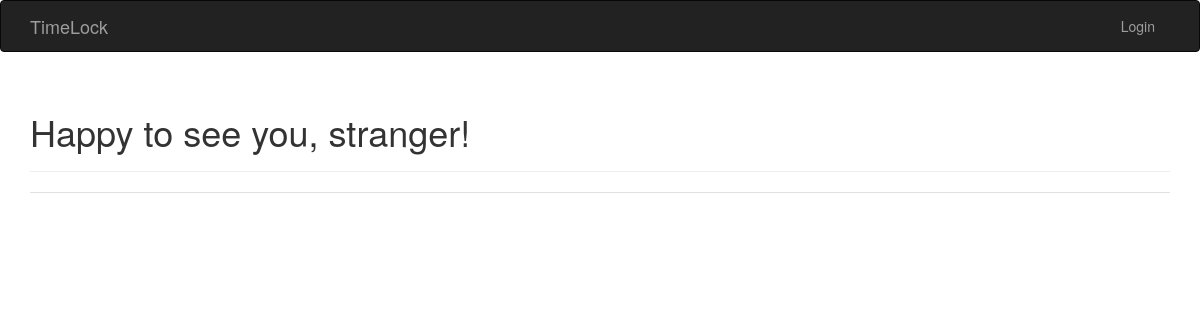
The app's page /, older data.
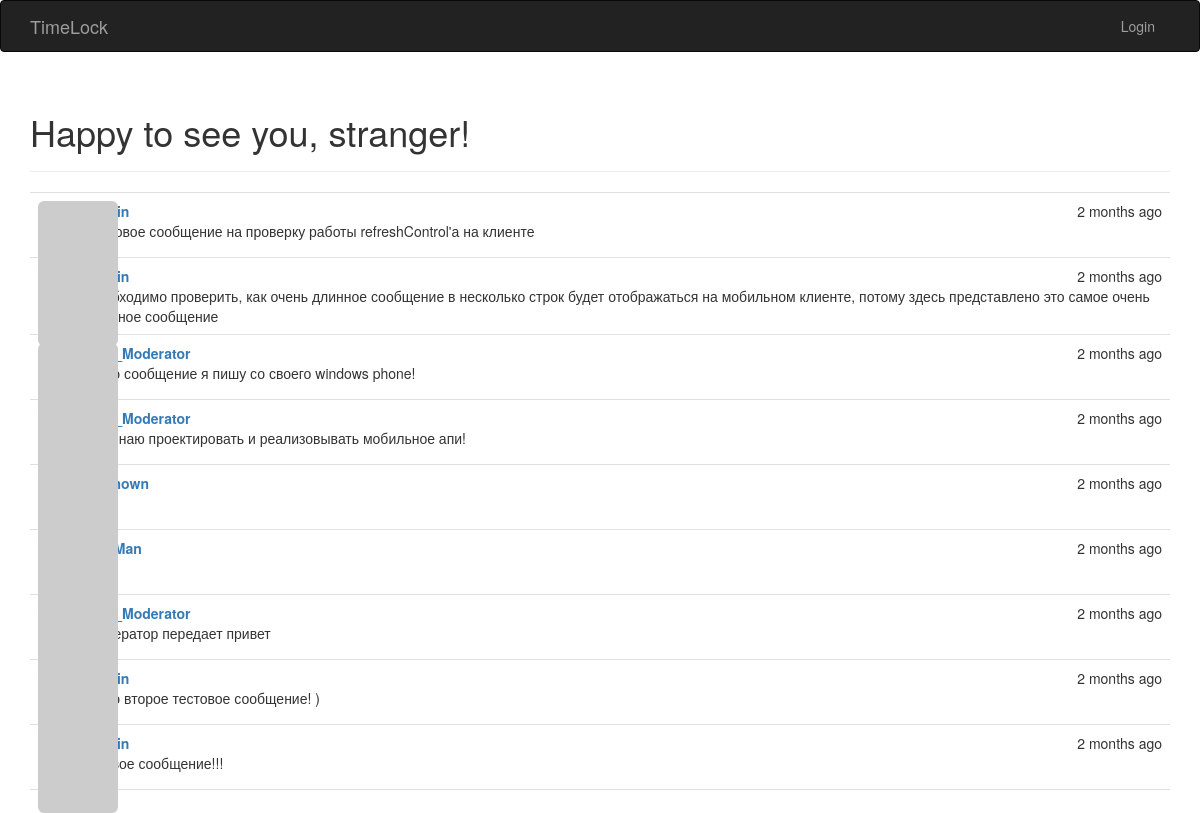
The same page, newer data.
### app/model.py (models this page shows, shortened)
class Post(db.Model):
    __tablename__ = 'posts'
    id = db.Column(db.Integer, primary_key = True)
    body = db.Column(db.Text)
    timestamp = db.Column(db.DateTime, index = True, default = datetime.now)
    author_id = db.Column(db.Integer, db.ForeignKey('users.id'))

class User(UserMixin, db.Model):
    __tablename__ = 'users'
    id = db.Column(db.Integer, primary_key = True)
    email = db.Column(db.String(64), unique = True, index = True)
    username = db.Column(db.String(64), unique = True, index = True)
    password_hash = db.Column(db.String(128))
    confirmed = db.Column(db.Boolean, default = False)
    nfc_label = db.Column(db.String(64), unique = True, index = True)
    first_name = db.Column(db.String(64))
    middle_name = db.Column(db.String(64))
    last_name = db.Column(db.String(64))
    member_since = db.Column(db.DateTime(), default = datetime.utcnow)
    last_seen = db.Column(db.DateTime(), default = datetime.utcnow)
    avatar_hash = db.Column(db.String(32))
    rate = db.Column(db.Integer, default = 40)
    role_id = db.Column(db.Integer, db.ForeignKey('roles.id'))
    company_id = db.Column(db.Integer, db.ForeignKey('companies.id'))
    checkins = db.relationship('Checkin', backref = 'user', lazy = 'dynamic')
    timeCaches = db.relationship('TimeCache', backref = 'user', lazy = 'dynamic')
    posts = db.relationship('Post', backref = 'author', lazy = 'dynamic')
    notes = db.relationship('Note', backref = 'author', lazy = 'dynamic')
    @property
    def password(self):
        raise AttributeError('password is not a readable attribute')
    def gravatar(self, size = 100, default = 'retro', rating ='g'):
        if request.is_secure:
            url = 'https://secure.gravatar.com/avatar'
        else:
            url = 'http://www.gravatar.com/avatar'
        hash = self.avatar_hash or hashlib.md5(self.email.encode('utf-8')).hexdigest()
        return '{url}/{hash}?s={size}&d={default}&r={rating}'.format(url = url, hash = hash, size = size, default = default, rating = rating)

### app/main/views.py (the view)
@main.route('/', methods = ['GET', 'POST'])
def index():
	form = PostForm()
	if current_user.can(Permission.WRITE_ARTICLES) and form.validate_on_submit():
		post = Post(body = form.body.data, author = current_user._get_current_object())
		db.session.add(post)
		return redirect(url_for('main.index'))
	posts = Post.query.order_by(Post.timestamp.desc()).all()
	return render_template('index.html', form = form, posts = posts)

### app/auth/views.py (called while the page is built)
@auth.before_app_request
def before_request():
    if current_user.is_authenticated:
        current_user.ping()

### app/checkin/__init__.py (called while the page is built)
@checkin.app_context_processor
def inject_permissions():
    return dict(Permission = Permission)

### app/main/__init__.py (called while the page is built)
@main.app_context_processor
def inject_permissions():
    return dict(Permission = Permission)

### app/model.py (called while the page is built)
    def can(self, permissions):
        return False

### app/nfc/__init__.py (called while the page is built)
@nfc.app_context_processor
def inject_permissions():
    return dict(Permission = Permission)

### app/timelock_utils.py (called while the page is built, shortened)
def render_template(tmpl_name, **kwargs):
	checkin = get_last_checkin_in_current_day()
	current_work_time = None
	if checkin is not None:
		hours = checkin.time.hour
		minutes = checkin.time.minute
		current_work_time = hours * 60 + minutes
	return flask.render_template(tmpl_name, current_work_time = current_work_time, **kwargs)

def get_last_checkin_in_current_day():
	today = datetime.now().date()
	tomorrow = today + timedelta(days = 1)
	if not current_user.is_authenticated:
		return None

### app/templates/index.html (shortened to what this page needs)
{% extends "base.html" %}
{% import "bootstrap/wtf.html" as wtf %}
{% block page_content %}
	<div class="page-header">
	    {% if current_user.is_authenticated %}
	    <h1>Hello, {{ current_user.username }}!</h1>
	    {% else %}
	    <h1>Happy to see you, stranger!</h1>
	    {% endif %}
	</div>
	<ul class="posts">
		{% for post in posts %}
		<li class="post">
			<div class="profile-thumbnail">
				<a href="{{ url_for('main.user', user_id = post.author.id) }}">
					<img class="img-rounded profile-thumbnail" src="{{ post.author.gravatar(size=40) }}">
				</a>
			</div>
			<div class="post-content">
				<div class="post-date">{{ moment(post.timestamp).fromNow() }}</div>
				<div class="post-author">
					<a href="{{ url_for('main.user', user_id = post.author.id) }}">
						{{ post.author.username }}
					</a>
				</div>
				<div class="post-body">{{ post.body }}</div>
			</div>
		</li>
		{% endfor %}
	</ul>
{% endblock %}

### app/templates/base.html (shortened to what this page needs)
{% extends "bootstrap/base.html" %}
{% block head %}
{{ super() }}
<link rel="stylesheet" type="text/css" href="{{ url_for('static', filename='styles.css') }}">
<link rel="stylesheet" type="text/css" href="{{ url_for('static', filename='styles_checkin.css') }}">
<link rel="stylesheet" type="text/css" href="{{ url_for('static', filename='styles_play_button.css') }}">
{% endblock %}
{% block navbar %}
<div class="navbar navbar-inverse" role="navigation">
	<div class="container">
		<div class="navbar-header">
			<a class="navbar-brand" href="/">TimeLock</a>
		</div>
		<div class="navbar-collapse collapse">
			<ul class="nav navbar-nav navbar-right">
				{% if current_user.is_authenticated %}
					<li><a href="/"> </a></li>
					<li class="dropdown">
	                    <a href="#" class="dropdown-toggle" data-toggle="dropdown">Профиль <b class="caret"></b>
	                    </a>
	                    <ul class="dropdown-menu">
	                        <li><a href="{{ url_for('main.user', user_id=current_user.id) }}">Просмотреть свой профиль</a></li>
	                        <li><a href="{{ url_for('main.edit_profile') }}">Изменить данные о себе</a></li>
	                    </ul>
                	</li>
	    			<li class="dropdown">
	                    <a href="#" class="dropdown-toggle" data-toggle="dropdown">
	                    	<img src="{{ current_user.gravatar(size=18) }}">
	                    	{{ current_user.username }} <b class="caret"></b>
	                    </a>
	                    <ul class="dropdown-menu">
	                        <li><a href="{{ url_for('auth.change_password') }}">Изменить пароль</a></li>
	                        <li><a href="{{ url_for('auth.logout') }}">Log Out</a></li>
	                    </ul>
                	</li>
	    		{% else %}
	    			<li><a href="{{ url_for('auth.login') }}">Login</a></li>
	    		{% endif %}
			</ul>
		</div>
	</div>
</div>
{% endblock %}
{% block content %}
<div class="container">
	{% block page_content %}{% endblock %}
</div>
{% endblock %}

### app/static/styles.css (style rules this page uses)
.profile-thumbnail { position: absolute; }
ul.posts { list-style-type: none; padding: 0px; margin: 16px 0px 0px 0px; border-top: 1px solid #e0e0e0; }
ul.posts li.post { padding: 8px; border-bottom: 1px solid #e0e0e0; }
div.post-date { float: right; }
div.post-author { font-weight: bold; }
div.post-content { margin-left: 48px; min-height: 48px; }

Row changes from the older to the newer data that the page shows:
added Post: timestamp "2 months ago", body "Тестовое сообщение на проверку работы refreshControl'а на клиенте"
added Post: timestamp "2 months ago", body "Необходимо проверить, как очень длинное сообщение в несколько строк будет отображаться на мобильном клиенте, потому здесь представлено это самое очень длинное сообщение"
added Post: timestamp "2 months ago", author.username "Surf_Moderator", body "А это сообщение я пишу со своего windows phone!"
added Post: timestamp "2 months ago", author.username "Surf_Moderator", body "Начинаю проектировать и реализовывать мобильное апи!"
added Post: timestamp "2 months ago"
added Post: timestamp "2 months ago"
added Post: timestamp "2 months ago", author.username "Surf_Moderator", body "Модератор передает привет"
added Post: timestamp "2 months ago", body "А это второе тестовое сообщение! )"
added Post: timestamp "2 months ago", body "Первое сообщение!!!"
